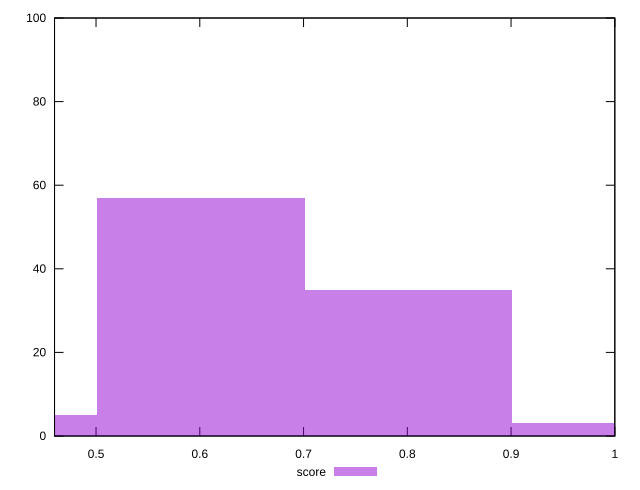

This chart was generated by the following gnuplot code:
reset

$score <<EOF
0.6008767630268631 57
1.0014612717114386 3
0.8011690173691508 35
0.4005845086845754 5
EOF

set key outside below
set boxwidth 0.2002922543422877
set xrange [0.46:1]
set yrange [0:100]
set trange [0:100]
set style fill transparent solid 0.5 noborder
set terminal svg size 640, 490 enhanced background rgb 'white'
set output "reports/report_00028_2021-02-24T12-49-42.674Z/unused-css-rules/samples/astro/score/histogram.svg"

plot $score title "score" with boxes

reset
